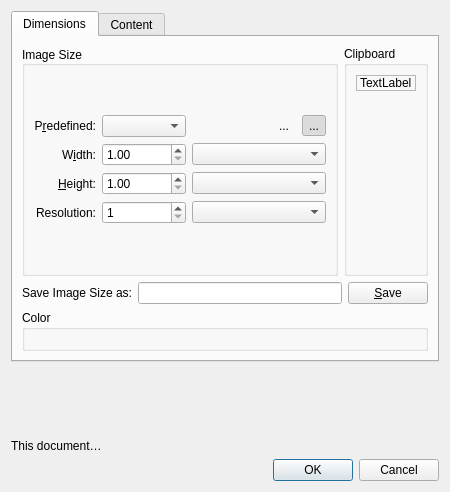
<?xml version="1.0" encoding="UTF-8"?>
<ui version="4.0">
 <author>
    SPDX-FileCopyrightText: none
    SPDX-License-Identifier: GPL-3.0-or-later
  </author>
 <class>WdgNewImage</class>
 <widget class="QWidget" name="WdgNewImage">
  <property name="geometry">
   <rect>
    <x>0</x>
    <y>0</y>
    <width>450</width>
    <height>492</height>
   </rect>
  </property>
  <property name="sizePolicy">
   <sizepolicy hsizetype="Preferred" vsizetype="Minimum">
    <horstretch>0</horstretch>
    <verstretch>0</verstretch>
   </sizepolicy>
  </property>
  <property name="minimumSize">
   <size>
    <width>450</width>
    <height>0</height>
   </size>
  </property>
  <property name="maximumSize">
   <size>
    <width>16777215</width>
    <height>16777215</height>
   </size>
  </property>
  <property name="windowTitle">
   <string>New Image</string>
  </property>
  <layout class="QVBoxLayout" name="verticalLayout">
   <item>
    <widget class="QTabWidget" name="tabWidget">
     <property name="sizePolicy">
      <sizepolicy hsizetype="Minimum" vsizetype="Minimum">
       <horstretch>0</horstretch>
       <verstretch>0</verstretch>
      </sizepolicy>
     </property>
     <property name="currentIndex">
      <number>0</number>
     </property>
     <widget class="QWidget" name="tab">
      <property name="sizePolicy">
       <sizepolicy hsizetype="Preferred" vsizetype="Minimum">
        <horstretch>0</horstretch>
        <verstretch>0</verstretch>
       </sizepolicy>
      </property>
      <attribute name="title">
       <string>Dimensions</string>
      </attribute>
      <layout class="QGridLayout" name="gridLayout_3">
       <item row="0" column="0">
        <layout class="QHBoxLayout" name="horizontalLayout_3">
         <item>
          <widget class="QGroupBox" name="grpImage">
           <property name="minimumSize">
            <size>
             <width>0</width>
             <height>140</height>
            </size>
           </property>
           <property name="maximumSize">
            <size>
             <width>16777215</width>
             <height>16777215</height>
            </size>
           </property>
           <property name="title">
            <string>Image Size</string>
           </property>
           <property name="alignment">
            <set>Qt::AlignLeading|Qt::AlignLeft|Qt::AlignVCenter</set>
           </property>
           <property name="flat">
            <bool>false</bool>
           </property>
           <property name="checkable">
            <bool>false</bool>
           </property>
           <layout class="QGridLayout" name="gridLayout">
            <item row="1" column="0">
             <layout class="QHBoxLayout">
              <item>
               <layout class="QGridLayout" name="gridLayout_4">
                <item row="2" column="2">
                 <widget class="QComboBox" name="cmbHeightUnit"/>
                </item>
                <item row="0" column="1">
                 <widget class="QComboBox" name="cmbPredefined">
                  <property name="sizePolicy">
                   <sizepolicy hsizetype="Preferred" vsizetype="Fixed">
                    <horstretch>0</horstretch>
                    <verstretch>0</verstretch>
                   </sizepolicy>
                  </property>
                 </widget>
                </item>
                <item row="2" column="1">
                 <widget class="KisDoubleParseSpinBox" name="doubleHeight">
                  <property name="sizePolicy">
                   <sizepolicy hsizetype="Preferred" vsizetype="Fixed">
                    <horstretch>0</horstretch>
                    <verstretch>0</verstretch>
                   </sizepolicy>
                  </property>
                  <property name="minimum">
                   <double>1.000000000000000</double>
                  </property>
                  <property name="maximum">
                   <double>100000000.000000000000000</double>
                  </property>
                 </widget>
                </item>
                <item row="1" column="1">
                 <widget class="KisDoubleParseSpinBox" name="doubleWidth">
                  <property name="sizePolicy">
                   <sizepolicy hsizetype="Preferred" vsizetype="Fixed">
                    <horstretch>0</horstretch>
                    <verstretch>0</verstretch>
                   </sizepolicy>
                  </property>
                  <property name="decimals">
                   <number>2</number>
                  </property>
                  <property name="minimum">
                   <double>1.000000000000000</double>
                  </property>
                  <property name="maximum">
                   <double>100000000.000000000000000</double>
                  </property>
                 </widget>
                </item>
                <item row="2" column="0">
                 <widget class="QLabel" name="lblHeight">
                  <property name="text">
                   <string>&amp;Height:</string>
                  </property>
                  <property name="alignment">
                   <set>Qt::AlignRight|Qt::AlignTrailing|Qt::AlignVCenter</set>
                  </property>
                  <property name="buddy">
                   <cstring>doubleHeight</cstring>
                  </property>
                 </widget>
                </item>
                <item row="3" column="1">
                 <widget class="KisDoubleParseSpinBox" name="doubleResolution">
                  <property name="sizePolicy">
                   <sizepolicy hsizetype="Preferred" vsizetype="Fixed">
                    <horstretch>0</horstretch>
                    <verstretch>0</verstretch>
                   </sizepolicy>
                  </property>
                  <property name="decimals">
                   <number>0</number>
                  </property>
                  <property name="minimum">
                   <double>1.000000000000000</double>
                  </property>
                  <property name="maximum">
                   <double>9999.000000000000000</double>
                  </property>
                 </widget>
                </item>
                <item row="3" column="0">
                 <widget class="QLabel" name="lblResolution">
                  <property name="text">
                   <string>Resolution:</string>
                  </property>
                  <property name="alignment">
                   <set>Qt::AlignRight|Qt::AlignTrailing|Qt::AlignVCenter</set>
                  </property>
                 </widget>
                </item>
                <item row="0" column="0">
                 <widget class="QLabel" name="label_2">
                  <property name="text">
                   <string>P&amp;redefined:</string>
                  </property>
                  <property name="alignment">
                   <set>Qt::AlignRight|Qt::AlignTrailing|Qt::AlignVCenter</set>
                  </property>
                  <property name="buddy">
                   <cstring>cmbPredefined</cstring>
                  </property>
                 </widget>
                </item>
                <item row="1" column="2">
                 <widget class="QComboBox" name="cmbWidthUnit"/>
                </item>
                <item row="1" column="0">
                 <widget class="QLabel" name="lblWidth">
                  <property name="text">
                   <string>W&amp;idth:</string>
                  </property>
                  <property name="alignment">
                   <set>Qt::AlignRight|Qt::AlignTrailing|Qt::AlignVCenter</set>
                  </property>
                  <property name="buddy">
                   <cstring>doubleWidth</cstring>
                  </property>
                 </widget>
                </item>
                <item row="0" column="2">
                 <layout class="QHBoxLayout" name="horizontalLayout">
                  <item>
                   <spacer name="horizontalSpacer">
                    <property name="orientation">
                     <enum>Qt::Horizontal</enum>
                    </property>
                    <property name="sizeHint" stdset="0">
                     <size>
                      <width>5</width>
                      <height>5</height>
                     </size>
                    </property>
                   </spacer>
                  </item>
                  <item>
                   <widget class="QToolButton" name="bnLandscape">
                    <property name="toolTip">
                     <string>Landscape</string>
                    </property>
                    <property name="text">
                     <string>...</string>
                    </property>
                    <property name="checkable">
                     <bool>true</bool>
                    </property>
                    <property name="autoExclusive">
                     <bool>true</bool>
                    </property>
                    <property name="autoRaise">
                     <bool>true</bool>
                    </property>
                   </widget>
                  </item>
                  <item>
                   <widget class="QToolButton" name="bnPortrait">
                    <property name="toolTip">
                     <string>Portrait</string>
                    </property>
                    <property name="text">
                     <string>...</string>
                    </property>
                    <property name="checkable">
                     <bool>true</bool>
                    </property>
                    <property name="checked">
                     <bool>true</bool>
                    </property>
                    <property name="autoExclusive">
                     <bool>true</bool>
                    </property>
                    <property name="autoRaise">
                     <bool>true</bool>
                    </property>
                   </widget>
                  </item>
                 </layout>
                </item>
                <item row="3" column="2">
                 <widget class="QComboBox" name="cmbResolutionUnit"/>
                </item>
               </layout>
              </item>
             </layout>
            </item>
           </layout>
          </widget>
         </item>
         <item>
          <widget class="QGroupBox" name="grpClipboard">
           <property name="title">
            <string>Clipboard</string>
           </property>
           <layout class="QVBoxLayout" name="verticalLayout_2">
            <item>
             <widget class="QLabel" name="lblPreview">
              <property name="maximumSize">
               <size>
                <width>75</width>
                <height>75</height>
               </size>
              </property>
              <property name="baseSize">
               <size>
                <width>250</width>
                <height>250</height>
               </size>
              </property>
              <property name="frameShape">
               <enum>QFrame::StyledPanel</enum>
              </property>
              <property name="text">
               <string>TextLabel</string>
              </property>
             </widget>
            </item>
            <item>
             <spacer name="imageGroupSpacer">
              <property name="orientation">
               <enum>Qt::Vertical</enum>
              </property>
              <property name="sizeHint" stdset="0">
               <size>
                <width>20</width>
                <height>40</height>
               </size>
              </property>
             </spacer>
            </item>
           </layout>
          </widget>
         </item>
        </layout>
       </item>
       <item row="2" column="0">
        <widget class="QGroupBox" name="grpMode">
         <property name="sizePolicy">
          <sizepolicy hsizetype="MinimumExpanding" vsizetype="Minimum">
           <horstretch>0</horstretch>
           <verstretch>0</verstretch>
          </sizepolicy>
         </property>
         <property name="minimumSize">
          <size>
           <width>0</width>
           <height>0</height>
          </size>
         </property>
         <property name="title">
          <string comment="Label of Color as color space in Create New Image dialogue">Color</string>
         </property>
         <layout class="QVBoxLayout">
          <item>
           <widget class="KisColorSpaceSelector" name="colorSpaceSelector" native="true">
            <property name="sizePolicy">
             <sizepolicy hsizetype="Preferred" vsizetype="Preferred">
              <horstretch>0</horstretch>
              <verstretch>0</verstretch>
             </sizepolicy>
            </property>
            <property name="minimumSize">
             <size>
              <width>0</width>
              <height>0</height>
             </size>
            </property>
           </widget>
          </item>
         </layout>
        </widget>
       </item>
       <item row="1" column="0">
        <layout class="QHBoxLayout" name="horizontalLayout_2">
         <item>
          <widget class="QLabel" name="label_3">
           <property name="text">
            <string>Save Image Size as:</string>
           </property>
           <property name="alignment">
            <set>Qt::AlignRight|Qt::AlignTrailing|Qt::AlignVCenter</set>
           </property>
          </widget>
         </item>
         <item>
          <widget class="QLineEdit" name="txtPredefinedName">
           <property name="sizePolicy">
            <sizepolicy hsizetype="MinimumExpanding" vsizetype="Fixed">
             <horstretch>0</horstretch>
             <verstretch>0</verstretch>
            </sizepolicy>
           </property>
          </widget>
         </item>
         <item>
          <widget class="QPushButton" name="bnSaveAsPredefined">
           <property name="sizePolicy">
            <sizepolicy hsizetype="Preferred" vsizetype="Fixed">
             <horstretch>0</horstretch>
             <verstretch>0</verstretch>
            </sizepolicy>
           </property>
           <property name="toolTip">
            <string>Save the current dimensions</string>
           </property>
           <property name="text">
            <string>&amp;Save</string>
           </property>
          </widget>
         </item>
        </layout>
       </item>
      </layout>
     </widget>
     <widget class="QWidget" name="tab_2">
      <property name="sizePolicy">
       <sizepolicy hsizetype="Preferred" vsizetype="Minimum">
        <horstretch>0</horstretch>
        <verstretch>0</verstretch>
       </sizepolicy>
      </property>
      <attribute name="title">
       <string>Content</string>
      </attribute>
      <layout class="QGridLayout" name="gridLayout_2">
       <item row="1" column="1">
        <widget class="QLabel" name="label_4">
         <property name="text">
          <string>Layers:</string>
         </property>
         <property name="alignment">
          <set>Qt::AlignRight|Qt::AlignTrailing|Qt::AlignVCenter</set>
         </property>
        </widget>
       </item>
       <item row="3" column="1">
        <widget class="QLabel" name="lblOpacity">
         <property name="text">
          <string>Background Opacity:</string>
         </property>
         <property name="alignment">
          <set>Qt::AlignRight|Qt::AlignTrailing|Qt::AlignVCenter</set>
         </property>
         <property name="buddy">
          <cstring>sliderOpacity</cstring>
         </property>
        </widget>
       </item>
       <item row="1" column="2">
        <widget class="KisIntParseSpinBox" name="intNumLayers">
         <property name="sizePolicy">
          <sizepolicy hsizetype="Preferred" vsizetype="Fixed">
           <horstretch>0</horstretch>
           <verstretch>0</verstretch>
          </sizepolicy>
         </property>
         <property name="minimumSize">
          <size>
           <width>0</width>
           <height>0</height>
          </size>
         </property>
         <property name="toolTip">
          <string>Number of layers that the image will start with, including optional background layer.</string>
         </property>
         <property name="minimum">
          <number>1</number>
         </property>
         <property name="maximum">
          <number>200</number>
         </property>
         <property name="value">
          <number>2</number>
         </property>
        </widget>
       </item>
       <item row="2" column="1">
        <widget class="QLabel" name="lblColor">
         <property name="text">
          <string>Bac&amp;kground Color:</string>
         </property>
         <property name="alignment">
          <set>Qt::AlignRight|Qt::AlignTrailing|Qt::AlignVCenter</set>
         </property>
         <property name="buddy">
          <cstring>cmbColor</cstring>
         </property>
        </widget>
       </item>
       <item row="4" column="1">
        <widget class="QLabel" name="lblBackgroundStyle">
         <property name="text">
          <string>Background:</string>
         </property>
         <property name="alignment">
          <set>Qt::AlignRight|Qt::AlignTop|Qt::AlignTrailing</set>
         </property>
        </widget>
       </item>
       <item row="5" column="1">
        <widget class="QLabel" name="lblDescription">
         <property name="text">
          <string>&amp;Description:</string>
         </property>
         <property name="alignment">
          <set>Qt::AlignRight|Qt::AlignTop|Qt::AlignTrailing</set>
         </property>
         <property name="buddy">
          <cstring>txtDescription</cstring>
         </property>
        </widget>
       </item>
       <item row="5" column="2">
        <widget class="QTextEdit" name="txtDescription">
         <property name="sizePolicy">
          <sizepolicy hsizetype="Preferred" vsizetype="Expanding">
           <horstretch>0</horstretch>
           <verstretch>0</verstretch>
          </sizepolicy>
         </property>
         <property name="maximumSize">
          <size>
           <width>16777215</width>
           <height>100</height>
          </size>
         </property>
        </widget>
       </item>
       <item row="4" column="2">
        <layout class="QVBoxLayout" name="verticalLayout_3">
         <item>
          <widget class="QRadioButton" name="radioBackgroundAsRaster">
           <property name="sizePolicy">
            <sizepolicy hsizetype="Preferred" vsizetype="Fixed">
             <horstretch>0</horstretch>
             <verstretch>0</verstretch>
            </sizepolicy>
           </property>
           <property name="toolTip">
            <string>Use background color and opacity to create a background raster layer.</string>
           </property>
           <property name="text">
            <string>As &amp;raster layer</string>
           </property>
          </widget>
         </item>
         <item>
          <widget class="QRadioButton" name="radioBackgroundAsProjection">
           <property name="sizePolicy">
            <sizepolicy hsizetype="Preferred" vsizetype="Fixed">
             <horstretch>0</horstretch>
             <verstretch>0</verstretch>
            </sizepolicy>
           </property>
           <property name="toolTip">
            <string>Use background color and opacity as the base canvas color. This can be reconfigured in `Image &gt; Properties.`</string>
           </property>
           <property name="text">
            <string>As can&amp;vas color</string>
           </property>
          </widget>
         </item>
         <item>
          <widget class="QRadioButton" name="radioBackgroundAsFill">
           <property name="sizePolicy">
            <sizepolicy hsizetype="Preferred" vsizetype="Fixed">
             <horstretch>0</horstretch>
             <verstretch>0</verstretch>
            </sizepolicy>
           </property>
           <property name="toolTip">
            <string>Use background color and opacity to create a background fill layer. The color for this layer can be reconfigured in the layer's properties.</string>
           </property>
           <property name="text">
            <string>As fill la&amp;yer</string>
           </property>
          </widget>
         </item>
        </layout>
       </item>
       <item row="2" column="2">
        <widget class="KisColorButton" name="cmbColor">
         <property name="sizePolicy">
          <sizepolicy hsizetype="Preferred" vsizetype="Fixed">
           <horstretch>0</horstretch>
           <verstretch>0</verstretch>
          </sizepolicy>
         </property>
         <property name="minimumSize">
          <size>
           <width>50</width>
           <height>0</height>
          </size>
         </property>
         <property name="toolTip">
          <string/>
         </property>
        </widget>
       </item>
       <item row="3" column="2">
        <widget class="QFrame" name="opacityPanel">
         <property name="frameShape">
          <enum>QFrame::NoFrame</enum>
         </property>
         <property name="frameShadow">
          <enum>QFrame::Plain</enum>
         </property>
         <layout class="QHBoxLayout" name="_2">
          <property name="leftMargin">
           <number>0</number>
          </property>
          <property name="topMargin">
           <number>0</number>
          </property>
          <property name="rightMargin">
           <number>0</number>
          </property>
          <property name="bottomMargin">
           <number>0</number>
          </property>
          <item>
           <widget class="KisDoubleSliderSpinBox" name="sliderOpacity" native="true"/>
          </item>
         </layout>
        </widget>
       </item>
       <item row="6" column="2">
        <spacer name="verticalSpacer_2">
         <property name="orientation">
          <enum>Qt::Vertical</enum>
         </property>
         <property name="sizeHint" stdset="0">
          <size>
           <width>20</width>
           <height>20</height>
          </size>
         </property>
        </spacer>
       </item>
       <item row="0" column="1">
        <widget class="QLabel" name="lblName">
         <property name="text">
          <string>&amp;Name:</string>
         </property>
         <property name="alignment">
          <set>Qt::AlignRight|Qt::AlignTrailing|Qt::AlignVCenter</set>
         </property>
         <property name="buddy">
          <cstring>txtName</cstring>
         </property>
        </widget>
       </item>
       <item row="0" column="2">
        <widget class="QLineEdit" name="txtName">
         <property name="sizePolicy">
          <sizepolicy hsizetype="Preferred" vsizetype="Fixed">
           <horstretch>0</horstretch>
           <verstretch>0</verstretch>
          </sizepolicy>
         </property>
         <property name="toolTip">
          <string/>
         </property>
         <property name="text">
          <string>untitled-1</string>
         </property>
        </widget>
       </item>
      </layout>
      <zorder>label_4</zorder>
      <zorder>lblBackgroundStyle</zorder>
      <zorder>txtDescription</zorder>
      <zorder>lblDescription</zorder>
      <zorder>intNumLayers</zorder>
      <zorder>opacityPanel</zorder>
      <zorder>lblColor</zorder>
      <zorder>cmbColor</zorder>
      <zorder>lblOpacity</zorder>
      <zorder>lblName</zorder>
      <zorder>txtName</zorder>
     </widget>
    </widget>
   </item>
   <item>
    <spacer name="verticalSpacer">
     <property name="orientation">
      <enum>Qt::Vertical</enum>
     </property>
     <property name="sizeType">
      <enum>QSizePolicy::Expanding</enum>
     </property>
     <property name="sizeHint" stdset="0">
      <size>
       <width>10</width>
       <height>10</height>
      </size>
     </property>
    </spacer>
   </item>
   <item>
    <widget class="QLabel" name="lblDocumentInfo">
     <property name="text">
      <string>This document…</string>
     </property>
     <property name="wordWrap">
      <bool>true</bool>
     </property>
    </widget>
   </item>
   <item>
    <widget class="QDialogButtonBox" name="newDialogConfirmationButtonBox">
     <property name="standardButtons">
      <set>QDialogButtonBox::Cancel|QDialogButtonBox::Ok</set>
     </property>
    </widget>
   </item>
  </layout>
 </widget>
 <customwidgets>
  <customwidget>
   <class>KisDoubleSliderSpinBox</class>
   <extends>QWidget</extends>
   <header location="global">kis_slider_spin_box.h</header>
   <container>1</container>
  </customwidget>
  <customwidget>
   <class>KisColorButton</class>
   <extends>QPushButton</extends>
   <header>kis_color_button.h</header>
  </customwidget>
  <customwidget>
   <class>KisColorSpaceSelector</class>
   <extends>QWidget</extends>
   <header>widgets/kis_color_space_selector.h</header>
   <container>1</container>
  </customwidget>
  <customwidget>
   <class>KisIntParseSpinBox</class>
   <extends>QSpinBox</extends>
   <header>kis_int_parse_spin_box.h</header>
  </customwidget>
  <customwidget>
   <class>KisDoubleParseSpinBox</class>
   <extends>QDoubleSpinBox</extends>
   <header>kis_double_parse_spin_box.h</header>
  </customwidget>
 </customwidgets>
 <tabstops>
  <tabstop>cmbPredefined</tabstop>
  <tabstop>bnLandscape</tabstop>
  <tabstop>bnPortrait</tabstop>
  <tabstop>doubleWidth</tabstop>
  <tabstop>cmbWidthUnit</tabstop>
  <tabstop>doubleHeight</tabstop>
  <tabstop>cmbHeightUnit</tabstop>
  <tabstop>doubleResolution</tabstop>
  <tabstop>txtPredefinedName</tabstop>
  <tabstop>bnSaveAsPredefined</tabstop>
  <tabstop>txtDescription</tabstop>
  <tabstop>tabWidget</tabstop>
  <tabstop>cmbColor</tabstop>
  <tabstop>intNumLayers</tabstop>
  <tabstop>radioBackgroundAsRaster</tabstop>
  <tabstop>radioBackgroundAsProjection</tabstop>
  <tabstop>radioBackgroundAsFill</tabstop>
  <tabstop>txtName</tabstop>
 </tabstops>
 <resources/>
 <connections/>
</ui>
